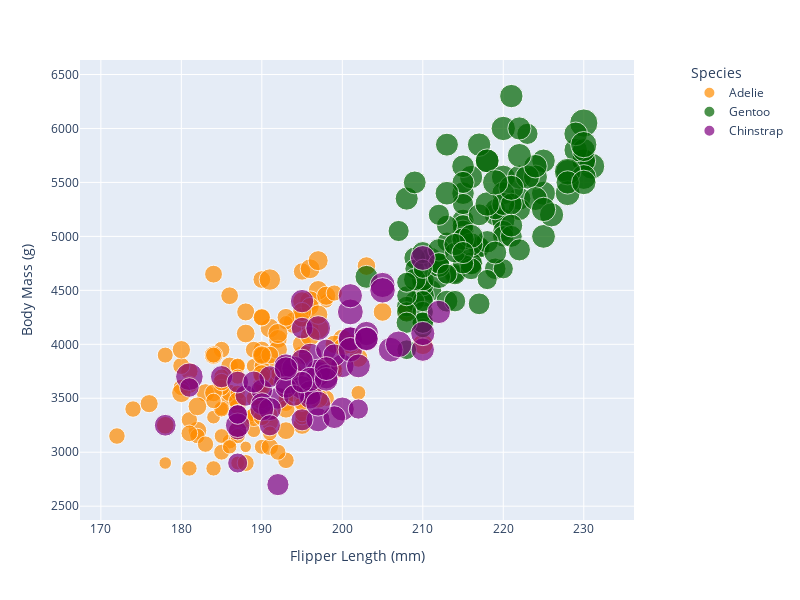

Notebook code for this chart:
### Code cell
# Color mapping
species_colors = {"Adelie": "darkorange", "Gentoo": "darkgreen", "Chinstrap": "purple"}

# Normalizing and scaling bill lengths
min_bill_length = df["bill_length_mm"].min()
max_bill_length = df["bill_length_mm"].max()
df["normalized_bill_length"] = (df["bill_length_mm"] - min_bill_length) / (max_bill_length - min_bill_length)
df["scaled_sizes"] = df["normalized_bill_length"] * 5 + 1  # Decreased scaling factor

# Adjusted size calculation
df["sizes"] = df["scaled_sizes"] * 50

# Create a scatter plot using Plotly
fig = px.scatter(df, x="flipper_length_mm", y="body_mass_g", color="species",
                 size="sizes", color_discrete_map=species_colors,
                 labels={"flipper_length_mm": "Flipper Length (mm)", "body_mass_g": "Body Mass (g)"},
                 )

# Update legend title and position
fig.update_layout(legend_title_text="Species", height=600, width=800, legend=dict(x=1.1, y=1))

# Show the plot
fig.show()

### Figure 1 — Plotly figure (JSON) as saved in the notebook; plotly's stock layout.template omitted (floating-point values rounded to 4 significant figures; data arrays with more than 128 entries replaced by an {"elided": "..."} marker saying what was removed)
{"data": [{"hovertemplate": "species=Adelie<br>Flipper Length (mm)=%{x}<br>Body Mass (g)=%{y}<br>sizes=%{marker.size}<extra></extra>", "legendgroup": "Adelie", "marker": {"color": "darkorange", "size": {"elided": "146 float values"}, "sizemode": "area", "sizeref": 0.75, "symbol": "circle"}, "mode": "markers", "name": "Adelie", "orientation": "v", "showlegend": true, "type": "scatter", "x": {"elided": "146 int values"}, "xaxis": "x", "y": {"elided": "146 int values"}, "yaxis": "y"}, {"hovertemplate": "species=Gentoo<br>Flipper Length (mm)=%{x}<br>Body Mass (g)=%{y}<br>sizes=%{marker.size}<extra></extra>", "legendgroup": "Gentoo", "marker": {"color": "darkgreen", "size": [177.3, 212.7, 200.9, 212.7, 190.9, 180.9, 170.9, 182.7, 151.8, 183.6, 130.0, 203.6, 171.8, 198.2, 174.5, 206.4, 140, 205.5, 178.2, 200.9, 214.5, 168.2, 180.9, 179.1, 148.2, 177.3, 192.7, 196.4, 212.7, 188.2, 147.3, 168.2, 300, 204.5, 198.2, 145.5, 161.8, 158.2, 200.9, 146.4, 209.1, 170.0, 209.1, 217.3, 154.5, 171.8, 217.3, 166.4, 169.1, 181.8, 199.1, 168.2, 213.6, 180.9, 167.3, 156.4, 171.8, 150.9, 216.4, 170.0, 178.2, 173.6, 251.8, 174.5, 210.9, 208.2, 153.6, 219.1, 191.8, 180.0, 196.4, 180.9, 180.0, 200, 190, 222.7, 169.1, 169.1, 204.5, 235.5, 189.1, 212.7, 166.4, 220.0, 152.7, 224.5, 190, 231.8, 190, 232.7, 171.8, 208.2, 162.7, 220.0, 207.3, 184.5, 198.2, 222.7, 199.1, 266.4, 187.3, 204.5, 183.6, 137.3, 243.6, 151.8, 195.5, 217.3, 210.9, 153.6, 226.4, 178.2, 259.1, 201.8, 187.3, 183.6, 216.4, 169.1, 211.8], "sizemode": "area", "sizeref": 0.75, "symbol": "circle"}, "mode": "markers", "name": "Gentoo", "orientation": "v", "showlegend": true, "type": "scatter", "x": [211, 230, 210, 218, 215, 210, 211, 219, 209, 215, 214, 216, 214, 213, 210, 217, 210, 221, 209, 222, 218, 215, 213, 215, 215, 215, 215, 210, 220, 222, 209, 207, 230, 220, 220, 213, 219, 208, 208, 208, 225, 210, 216, 222, 217, 210, 225, 213, 215, 210, 220, 210, 225, 217, 220, 208, 220, 208, 224, 208, 221, 214, 231, 219, 230, 229, 220, 223, 216, 221, 221, 217, 216, 230, 209, 220, 215, 223, 212, 221, 212, 224, 212, 228, 218, 218, 212, 230, 218, 228, 212, 224, 214, 226, 216, 222, 203, 225, 219, 228, 215, 228, 215, 210, 219, 208, 209, 216, 229, 213, 230, 217, 230, 222, 214, 215, 222, 212, 213], "xaxis": "x", "y": [4500, 5700, 4450, 5700, 5400, 4550, 4800, 5200, 4400, 5150, 4650, 5550, 4650, 5850, 4200, 5850, 4150, 6300, 4800, 5350, 5700, 5000, 4400, 5050, 5000, 5100, 5650, 4600, 5550, 5250, 4700, 5050, 6050, 5150, 5400, 4950, 5250, 4350, 5350, 3950, 5700, 4300, 4750, 5550, 4900, 4200, 5400, 5100, 5300, 4850, 5300, 4400, 5000, 4900, 5050, 4300, 5000, 4450, 5550, 4200, 5300, 4400, 5650, 4700, 5700, 5800, 4700, 5550, 4750, 5000, 5100, 5200, 4700, 5800, 4600, 6000, 4750, 5950, 4625, 5450, 4725, 5350, 4750, 5600, 4600, 5300, 4875, 5550, 4950, 5400, 4750, 5650, 4850, 5200, 4925, 4875, 4625, 5250, 4850, 5600, 4975, 5500, 5500, 4700, 5500, 4575, 5500, 5000, 5950, 4650, 5500, 4375, 5850, 6000, 4925, 4850, 5750, 5200, 5400], "yaxis": "y"}, {"hovertemplate": "species=Chinstrap<br>Flipper Length (mm)=%{x}<br>Body Mass (g)=%{y}<br>sizes=%{marker.size}<extra></extra>", "legendgroup": "Chinstrap", "marker": {"color": "purple", "size": [180.9, 212.7, 224.5, 170.9, 237.3, 169.1, 177.3, 224.5, 176.4, 224.5, 181.8, 228.2, 185.5, 230.9, 175.5, 217.3, 215.5, 285.5, 180.0, 205.5, 143.6, 199.1, 150.9, 218.2, 182.7, 230.9, 217.3, 208.2, 180.0, 238.2, 130.0, 250.9, 144.5, 221.8, 210, 190, 190.9, 230.9, 184.5, 244.5, 203.6, 178.2, 220.9, 171.8, 220.9, 220.0, 213.6, 203.6, 226.4, 210.9, 195.5, 225.5, 173.6, 219.1, 144.5, 232.7, 169.1, 206.4, 214.5, 172.7, 230.0, 183.6, 173.6, 265.5, 153.6, 209.1, 220.0, 214.5], "sizemode": "area", "sizeref": 0.75, "symbol": "circle"}, "mode": "markers", "name": "Chinstrap", "orientation": "v", "showlegend": true, "type": "scatter", "x": [192, 196, 193, 188, 197, 198, 178, 197, 195, 198, 193, 194, 185, 201, 190, 201, 197, 181, 190, 195, 181, 191, 187, 193, 195, 197, 200, 200, 191, 205, 187, 201, 187, 203, 195, 199, 195, 210, 192, 205, 210, 187, 196, 196, 196, 201, 190, 212, 187, 198, 199, 201, 193, 203, 187, 197, 191, 203, 202, 194, 206, 189, 195, 207, 202, 193, 210, 198], "xaxis": "x", "y": [3500, 3900, 3650, 3525, 3725, 3950, 3250, 3750, 4150, 3700, 3800, 3775, 3700, 4050, 3575, 4050, 3300, 3700, 3450, 4400, 3600, 3400, 2900, 3800, 3300, 4150, 3400, 3800, 3700, 4550, 3200, 4300, 3350, 4100, 3600, 3900, 3850, 4800, 2700, 4500, 3950, 3650, 3550, 3500, 3675, 4450, 3400, 4300, 3250, 3675, 3325, 3950, 3600, 4050, 3350, 3450, 3250, 4050, 3800, 3525, 3950, 3650, 3650, 4000, 3400, 3775, 4100, 3775], "yaxis": "y"}], "layout": {"height": 600, "legend": {"itemsizing": "constant", "title": {"text": "Species"}, "tracegroupgap": 0, "x": 1.1, "y": 1}, "margin": {"t": 60}, "width": 800, "xaxis": {"anchor": "y", "domain": [0, 1], "title": {"text": "Flipper Length (mm)"}}, "yaxis": {"anchor": "x", "domain": [0, 1], "title": {"text": "Body Mass (g)"}}}}
